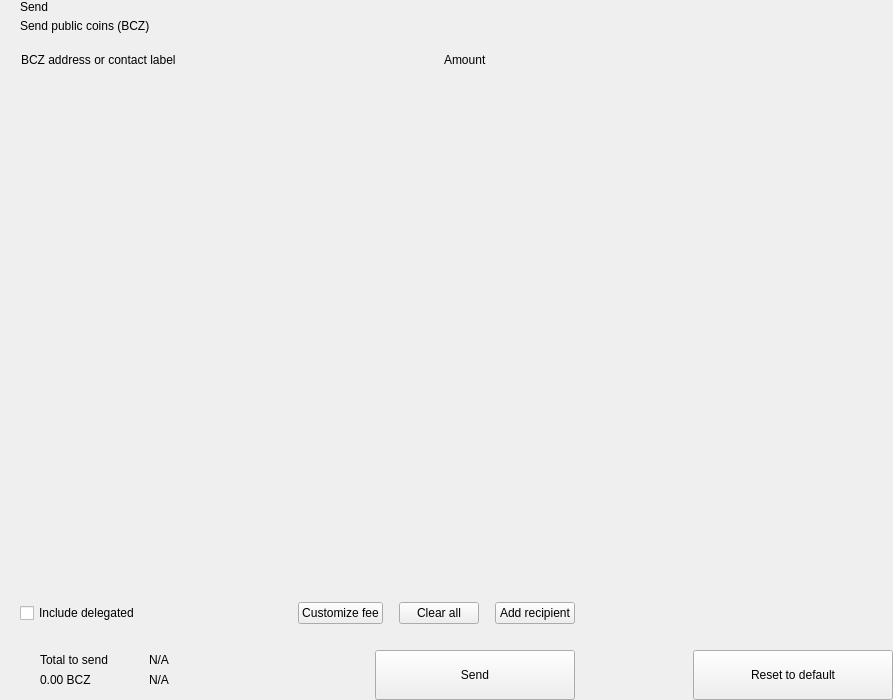
<?xml version="1.0" encoding="UTF-8"?>
<ui version="4.0">
 <class>send</class>
 <widget class="QWidget" name="send">
  <property name="geometry">
   <rect>
    <x>0</x>
    <y>0</y>
    <width>893</width>
    <height>700</height>
   </rect>
  </property>
  <property name="windowTitle">
   <string>Form</string>
  </property>
  <layout class="QHBoxLayout" name="horizontalLayout_2" stretch="2,1">
   <property name="spacing">
    <number>0</number>
   </property>
   <property name="leftMargin">
    <number>0</number>
   </property>
   <property name="topMargin">
    <number>0</number>
   </property>
   <property name="rightMargin">
    <number>0</number>
   </property>
   <property name="bottomMargin">
    <number>0</number>
   </property>
   <item>
    <widget class="QWidget" name="left" native="true">
     <layout class="QVBoxLayout" name="verticalLayout_3">
      <property name="spacing">
       <number>0</number>
      </property>
      <property name="leftMargin">
       <number>0</number>
      </property>
      <property name="topMargin">
       <number>0</number>
      </property>
      <property name="rightMargin">
       <number>0</number>
      </property>
      <property name="bottomMargin">
       <number>0</number>
      </property>
      <item>
       <layout class="QVBoxLayout" name="verticalLayout_22" stretch="0,0,0,1,0,0,0,0">
        <property name="spacing">
         <number>0</number>
        </property>
        <item>
         <layout class="QHBoxLayout" name="horizontalLayout_3">
          <property name="spacing">
           <number>0</number>
          </property>
          <property name="leftMargin">
           <number>20</number>
          </property>
          <property name="rightMargin">
           <number>20</number>
          </property>
          <item>
           <layout class="QVBoxLayout" name="verticalLayout">
            <property name="spacing">
             <number>5</number>
            </property>
            <item>
             <widget class="QLabel" name="labelTitle">
              <property name="text">
               <string>Send</string>
              </property>
              <property name="alignment">
               <set>Qt::AlignLeading|Qt::AlignLeft|Qt::AlignVCenter</set>
              </property>
             </widget>
            </item>
            <item>
             <widget class="QLabel" name="labelSubtitle1">
              <property name="text">
               <string>Send public coins (BCZ)</string>
              </property>
             </widget>
            </item>
           </layout>
          </item>
         </layout>
        </item>
        <item>
         <spacer name="verticalSpacer_2">
          <property name="orientation">
           <enum>Qt::Vertical</enum>
          </property>
          <property name="sizeType">
           <enum>QSizePolicy::Fixed</enum>
          </property>
          <property name="sizeHint" stdset="0">
           <size>
            <width>20</width>
            <height>20</height>
           </size>
          </property>
         </spacer>
        </item>
        <item>
         <layout class="QHBoxLayout" name="horizontalLayout" stretch="6,0,2">
          <property name="spacing">
           <number>0</number>
          </property>
          <property name="leftMargin">
           <number>10</number>
          </property>
          <property name="topMargin">
           <number>0</number>
          </property>
          <property name="rightMargin">
           <number>20</number>
          </property>
          <property name="bottomMargin">
           <number>0</number>
          </property>
          <item>
           <widget class="QLabel" name="labelSubtitleAddress">
            <property name="styleSheet">
             <string notr="true">margin-left:8px;</string>
            </property>
            <property name="text">
             <string>BCZ address or contact label</string>
            </property>
           </widget>
          </item>
          <item>
           <spacer name="horizontalSpacer_3">
            <property name="orientation">
             <enum>Qt::Horizontal</enum>
            </property>
            <property name="sizeType">
             <enum>QSizePolicy::Fixed</enum>
            </property>
            <property name="sizeHint" stdset="0">
             <size>
              <width>40</width>
              <height>1</height>
             </size>
            </property>
           </spacer>
          </item>
          <item>
           <widget class="QLabel" name="labelSubtitleAmount">
            <property name="text">
             <string>Amount</string>
            </property>
           </widget>
          </item>
         </layout>
        </item>
        <item>
         <widget class="QScrollArea" name="scrollArea">
          <property name="minimumSize">
           <size>
            <width>0</width>
            <height>350</height>
           </size>
          </property>
          <property name="styleSheet">
           <string notr="true">#scrollArea {
            background:transparent;
            margin-top:10px;
}</string>
          </property>
          <property name="horizontalScrollBarPolicy">
           <enum>Qt::ScrollBarAlwaysOff</enum>
          </property>
          <property name="sizeAdjustPolicy">
           <enum>QAbstractScrollArea::AdjustIgnored</enum>
          </property>
          <property name="widgetResizable">
           <bool>true</bool>
          </property>
          <property name="alignment">
           <set>Qt::AlignLeading|Qt::AlignLeft|Qt::AlignTop</set>
          </property>
          <widget class="QWidget" name="scrollAreaWidgetContents">
           <property name="geometry">
            <rect>
             <x>0</x>
             <y>0</y>
             <width>591</width>
             <height>16</height>
            </rect>
           </property>
           <property name="sizePolicy">
            <sizepolicy hsizetype="Preferred" vsizetype="Maximum">
             <horstretch>0</horstretch>
             <verstretch>0</verstretch>
            </sizepolicy>
           </property>
           <property name="autoFillBackground">
            <bool>false</bool>
           </property>
           <property name="styleSheet">
            <string notr="true">#scrollAreaWidgetContents {
             background:transparent;
             }</string>
           </property>
           <layout class="QVBoxLayout" name="verticalLayout_7">
            <property name="spacing">
             <number>0</number>
            </property>
            <property name="sizeConstraint">
             <enum>QLayout::SetDefaultConstraint</enum>
            </property>
            <property name="leftMargin">
             <number>0</number>
            </property>
            <property name="topMargin">
             <number>0</number>
            </property>
            <property name="rightMargin">
             <number>0</number>
            </property>
            <property name="bottomMargin">
             <number>0</number>
            </property>
           </layout>
          </widget>
         </widget>
        </item>
        <item>
         <spacer name="verticalSpacer_4">
          <property name="orientation">
           <enum>Qt::Vertical</enum>
          </property>
          <property name="sizeType">
           <enum>QSizePolicy::Fixed</enum>
          </property>
          <property name="sizeHint" stdset="0">
           <size>
            <width>20</width>
            <height>20</height>
           </size>
          </property>
         </spacer>
        </item>
        <item>
         <layout class="QHBoxLayout" name="horizontalLayout_20">
          <property name="spacing">
           <number>6</number>
          </property>
          <property name="leftMargin">
           <number>20</number>
          </property>
          <property name="rightMargin">
           <number>20</number>
          </property>
          <item>
           <widget class="QCheckBox" name="checkBoxDelegations">
            <property name="layoutDirection">
             <enum>Qt::LeftToRight</enum>
            </property>
            <property name="text">
             <string>Include delegated</string>
            </property>
           </widget>
          </item>
          <item>
           <spacer name="horizontalSpacer_4">
            <property name="orientation">
             <enum>Qt::Horizontal</enum>
            </property>
            <property name="sizeHint" stdset="0">
             <size>
              <width>10</width>
              <height>20</height>
             </size>
            </property>
           </spacer>
          </item>
          <item>
           <widget class="QPushButton" name="pushButtonFee">
            <property name="focusPolicy">
             <enum>Qt::NoFocus</enum>
            </property>
            <property name="text">
             <string>Customize fee</string>
            </property>
           </widget>
          </item>
          <item>
           <spacer name="horizontalSpacer_11">
            <property name="orientation">
             <enum>Qt::Horizontal</enum>
            </property>
            <property name="sizeType">
             <enum>QSizePolicy::Minimum</enum>
            </property>
            <property name="sizeHint" stdset="0">
             <size>
              <width>10</width>
              <height>20</height>
             </size>
            </property>
           </spacer>
          </item>
          <item>
           <widget class="QPushButton" name="pushButtonClear">
            <property name="focusPolicy">
             <enum>Qt::NoFocus</enum>
            </property>
            <property name="layoutDirection">
             <enum>Qt::RightToLeft</enum>
            </property>
            <property name="text">
             <string>Clear all</string>
            </property>
           </widget>
          </item>
          <item>
           <spacer name="horizontalSpacer_6">
            <property name="orientation">
             <enum>Qt::Horizontal</enum>
            </property>
            <property name="sizeType">
             <enum>QSizePolicy::Fixed</enum>
            </property>
            <property name="sizeHint" stdset="0">
             <size>
              <width>10</width>
              <height>20</height>
             </size>
            </property>
           </spacer>
          </item>
          <item>
           <widget class="QPushButton" name="pushButtonAddRecipient">
            <property name="focusPolicy">
             <enum>Qt::NoFocus</enum>
            </property>
            <property name="text">
             <string>Add recipient</string>
            </property>
           </widget>
          </item>
         </layout>
        </item>
        <item>
         <spacer name="verticalSpacer">
          <property name="orientation">
           <enum>Qt::Vertical</enum>
          </property>
          <property name="sizeType">
           <enum>QSizePolicy::Fixed</enum>
          </property>
          <property name="sizeHint" stdset="0">
           <size>
            <width>20</width>
            <height>16</height>
           </size>
          </property>
         </spacer>
        </item>
        <item>
         <layout class="QHBoxLayout" name="horizontalLayout_7">
          <property name="rightMargin">
           <number>20</number>
          </property>
          <item>
           <layout class="QHBoxLayout" name="horizontalLayout_10">
            <property name="spacing">
             <number>0</number>
            </property>
            <property name="leftMargin">
             <number>8</number>
            </property>
            <item>
             <widget class="QStackedWidget" name="stackedWidget">
              <property name="minimumSize">
               <size>
                <width>0</width>
                <height>60</height>
               </size>
              </property>
              <property name="maximumSize">
               <size>
                <width>16777215</width>
                <height>60</height>
               </size>
              </property>
              <widget class="QWidget" name="page1">
               <layout class="QVBoxLayout" name="verticalLayout_71" stretch="0">
                <property name="spacing">
                 <number>6</number>
                </property>
                <property name="leftMargin">
                 <number>12</number>
                </property>
                <property name="topMargin">
                 <number>0</number>
                </property>
                <property name="rightMargin">
                 <number>0</number>
                </property>
                <property name="bottomMargin">
                 <number>0</number>
                </property>
                <item>
                 <widget class="QWidget" name="coinWidget" native="true">
                  <property name="minimumSize">
                   <size>
                    <width>0</width>
                    <height>60</height>
                   </size>
                  </property>
                  <property name="maximumSize">
                   <size>
                    <width>16777215</width>
                    <height>60</height>
                   </size>
                  </property>
                  <layout class="QHBoxLayout" name="horizontalLayout_9">
                   <property name="spacing">
                    <number>0</number>
                   </property>
                   <property name="leftMargin">
                    <number>20</number>
                   </property>
                   <property name="topMargin">
                    <number>10</number>
                   </property>
                   <property name="rightMargin">
                    <number>20</number>
                   </property>
                   <property name="bottomMargin">
                    <number>10</number>
                   </property>
                   <item>
                    <layout class="QVBoxLayout" name="verticalSend">
                     <property name="spacing">
                      <number>0</number>
                     </property>
                     <item>
                      <widget class="QLabel" name="labelTitleTotalSend">
                       <property name="text">
                        <string>Total to send</string>
                       </property>
                      </widget>
                     </item>
                     <item>
                      <widget class="QLabel" name="labelAmountSend">
                       <property name="text">
                        <string notr="true">0.00 BCZ</string>
                       </property>
                      </widget>
                     </item>
                    </layout>
                   </item>
                   <item>
                    <spacer name="horizontalSpacer_9">
                     <property name="orientation">
                      <enum>Qt::Horizontal</enum>
                     </property>
                     <property name="sizeType">
                      <enum>QSizePolicy::Fixed</enum>
                     </property>
                     <property name="sizeHint" stdset="0">
                      <size>
                       <width>20</width>
                       <height>20</height>
                      </size>
                     </property>
                    </spacer>
                   </item>
                   <item>
                    <widget class="QLabel" name="labelLine">
                     <property name="minimumSize">
                      <size>
                       <width>1</width>
                       <height>0</height>
                      </size>
                     </property>
                     <property name="maximumSize">
                      <size>
                       <width>1</width>
                       <height>16777215</height>
                      </size>
                     </property>
                     <property name="text">
                      <string/>
                     </property>
                    </widget>
                   </item>
                   <item>
                    <spacer name="horizontalSpacer_10">
                     <property name="orientation">
                      <enum>Qt::Horizontal</enum>
                     </property>
                     <property name="sizeType">
                      <enum>QSizePolicy::Fixed</enum>
                     </property>
                     <property name="sizeHint" stdset="0">
                      <size>
                       <width>20</width>
                       <height>20</height>
                      </size>
                     </property>
                    </spacer>
                   </item>
                   <item>
                    <layout class="QVBoxLayout" name="verticalRemaining">
                     <property name="spacing">
                      <number>0</number>
                     </property>
                     <item>
                      <widget class="QLabel" name="labelTitleTotalRemaining">
                       <property name="text">
                        <string notr="true">N/A</string>
                       </property>
                      </widget>
                     </item>
                     <item>
                      <widget class="QLabel" name="labelAmountRemaining">
                       <property name="text">
                        <string notr="true">N/A</string>
                       </property>
                      </widget>
                     </item>
                    </layout>
                   </item>
                  </layout>
                 </widget>
                </item>
               </layout>
              </widget>
              <widget class="QWidget" name="page_2"/>
             </widget>
            </item>
           </layout>
          </item>
          <item>
           <spacer name="horizontalSpacer_5">
            <property name="orientation">
             <enum>Qt::Horizontal</enum>
            </property>
            <property name="sizeType">
             <enum>QSizePolicy::Expanding</enum>
            </property>
            <property name="sizeHint" stdset="0">
             <size>
              <width>40</width>
              <height>20</height>
             </size>
            </property>
           </spacer>
          </item>
          <item alignment="Qt::AlignBottom">
           <widget class="QPushButton" name="pushButtonSave">
            <property name="minimumSize">
             <size>
              <width>200</width>
              <height>50</height>
             </size>
            </property>
            <property name="maximumSize">
             <size>
              <width>200</width>
              <height>50</height>
             </size>
            </property>
            <property name="focusPolicy">
             <enum>Qt::NoFocus</enum>
            </property>
            <property name="text">
             <string>Send</string>
            </property>
           </widget>
          </item>
         </layout>
        </item>
       </layout>
      </item>
     </layout>
    </widget>
   </item>
   <item>
    <widget class="QWidget" name="right" native="true">
     <layout class="QVBoxLayout" name="verticalLayout_5">
      <property name="leftMargin">
       <number>0</number>
      </property>
      <property name="topMargin">
       <number>0</number>
      </property>
      <property name="rightMargin">
       <number>0</number>
      </property>
      <property name="bottomMargin">
       <number>0</number>
      </property>
      <item>
       <layout class="QVBoxLayout" name="verticalLayout_4">
        <property name="spacing">
         <number>6</number>
        </property>
        <item>
         <widget class="OptionButton" name="btnCoinControl" native="true">
          <property name="minimumSize">
           <size>
            <width>0</width>
            <height>50</height>
           </size>
          </property>
         </widget>
        </item>
        <item>
         <widget class="OptionButton" name="btnChangeAddress" native="true">
          <property name="minimumSize">
           <size>
            <width>0</width>
            <height>50</height>
           </size>
          </property>
         </widget>
        </item>
        <item>
         <widget class="OptionButton" name="btnUri" native="true">
          <property name="minimumSize">
           <size>
            <width>0</width>
            <height>50</height>
           </size>
          </property>
         </widget>
        </item>
        <item>
         <spacer name="verticalSpacer_5">
          <property name="orientation">
           <enum>Qt::Vertical</enum>
          </property>
          <property name="sizeHint" stdset="0">
           <size>
            <width>20</width>
            <height>40</height>
           </size>
          </property>
         </spacer>
        </item>
        <item>
         <layout class="QHBoxLayout" name="horizontalLayout_8">
          <item>
           <spacer name="horizontalSpacer_7">
            <property name="orientation">
             <enum>Qt::Horizontal</enum>
            </property>
            <property name="sizeHint" stdset="0">
             <size>
              <width>40</width>
              <height>20</height>
             </size>
            </property>
           </spacer>
          </item>
          <item>
           <widget class="QPushButton" name="pushButtonReset">
            <property name="minimumSize">
             <size>
              <width>200</width>
              <height>50</height>
             </size>
            </property>
            <property name="maximumSize">
             <size>
              <width>200</width>
              <height>50</height>
             </size>
            </property>
            <property name="focusPolicy">
             <enum>Qt::NoFocus</enum>
            </property>
            <property name="text">
             <string>Reset to default</string>
            </property>
           </widget>
          </item>
         </layout>
        </item>
       </layout>
      </item>
     </layout>
    </widget>
   </item>
  </layout>
 </widget>
 <customwidgets>
  <customwidget>
   <class>OptionButton</class>
   <extends>QWidget</extends>
   <header>qt/bcz/optionbutton.h</header>
   <container>1</container>
  </customwidget>
 </customwidgets>
 <resources/>
 <connections/>
</ui>
